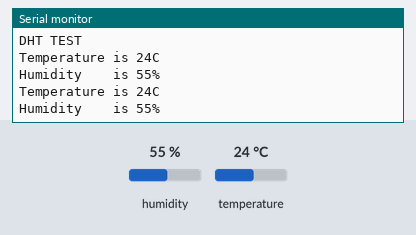
Simulated run of this sketch. Board: Arduino Uno, built with avr-gcc and run on an emulated ATmega328P. Shown: the last lines printed to the serial monitor. Inputs (shaded band) come from the test bench; at power-on: humidity 55 %, temperature 24 °C.

Above: at 2.8 s.
2.9 s: humidity set to 22 %
At 5.3 s:
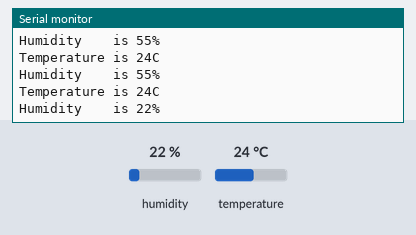
5.6 s: temperature set to 12 °C
At 6.5 s:
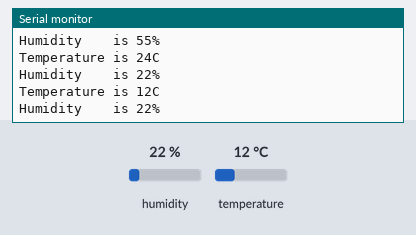
8.3 s: humidity set to 40 %
At 11.3 s:
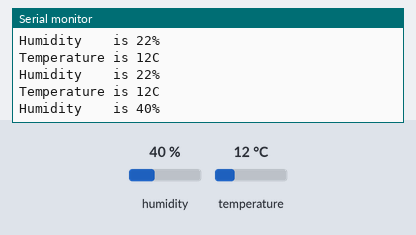
Timing chart, 0 to 12.8 s (numbered marks = the images above; inputs shaded):
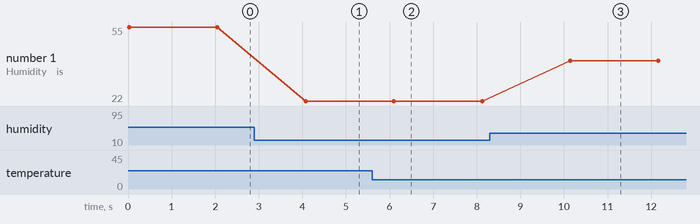

The sketch:

Arduino.ino
```cpp
#include <DHT.h>

#define DHTPIN 2
#define DHTTYPE DHT11

DHT dht(DHTPIN, DHTTYPE);

void setup()
{
  Serial.begin(115200);
  Serial.println("DHT TEST");
  dht.begin();
}

void loop()
{
  unsigned char t = dht.readTemperature();
  unsigned char h = dht.readHumidity();

  Serial.print("Temperature is ");
  Serial.print(t);
  Serial.println("C");
  Serial.print("Humidity    is ");
  Serial.print(h);
  Serial.println("%");
  delay(2000);
}
```

Measured:
- after the input at 2.9 s, the serial monitor: prints a new line after 1.2 s (image 1)
- after the input at 5.6 s, the serial monitor: prints a new line after 0.50 s (image 2)
- after the input at 8.3 s, the serial monitor: prints a new line after 1.8 s (image 3)
- plotted number 1: 55 → 22 after the input at 2.9 s, 22 → 40 after the input at 8.3 s
